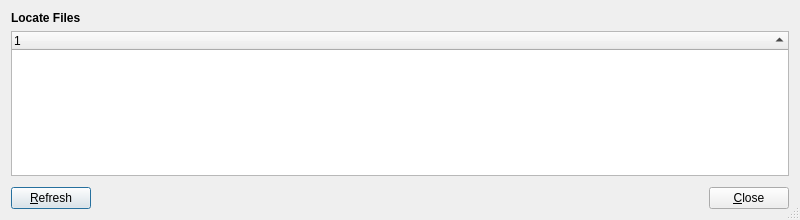
<?xml version="1.0" encoding="UTF-8"?>
<ui version="4.0">
 <class>LocateFilesWindow</class>
 <widget class="QDialog" name="LocateFilesWindow">
  <property name="geometry">
   <rect>
    <x>0</x>
    <y>0</y>
    <width>800</width>
    <height>220</height>
   </rect>
  </property>
  <property name="windowTitle">
   <string>Locate Files</string>
  </property>
  <property name="sizeGripEnabled">
   <bool>true</bool>
  </property>
  <layout class="QVBoxLayout" name="verticalLayout">
   <item>
    <widget class="QLabel" name="heading">
     <property name="font">
      <font>
       <weight>75</weight>
       <bold>true</bold>
      </font>
     </property>
     <property name="text">
      <string>Locate Files</string>
     </property>
    </widget>
   </item>
   <item>
    <widget class="QTreeWidget" name="treeWidget">
     <property name="rootIsDecorated">
      <bool>false</bool>
     </property>
     <property name="sortingEnabled">
      <bool>true</bool>
     </property>
     <attribute name="headerStretchLastSection">
      <bool>true</bool>
     </attribute>
     <column>
      <property name="text">
       <string notr="true">1</string>
      </property>
     </column>
    </widget>
   </item>
   <item>
    <layout class="QHBoxLayout" name="horizontalLayout">
     <property name="topMargin">
      <number>5</number>
     </property>
     <item>
      <widget class="QPushButton" name="refreshButton">
       <property name="text">
        <string>&amp;Refresh</string>
       </property>
      </widget>
     </item>
     <item>
      <spacer name="horizontalSpacer">
       <property name="orientation">
        <enum>Qt::Horizontal</enum>
       </property>
       <property name="sizeHint" stdset="0">
        <size>
         <width>40</width>
         <height>20</height>
        </size>
       </property>
      </spacer>
     </item>
     <item>
      <widget class="QPushButton" name="closeButton">
       <property name="sizePolicy">
        <sizepolicy hsizetype="Preferred" vsizetype="Fixed">
         <horstretch>0</horstretch>
         <verstretch>0</verstretch>
        </sizepolicy>
       </property>
       <property name="text">
        <string>&amp;Close</string>
       </property>
      </widget>
     </item>
    </layout>
   </item>
  </layout>
 </widget>
 <resources/>
 <connections>
  <connection>
   <sender>closeButton</sender>
   <signal>clicked()</signal>
   <receiver>LocateFilesWindow</receiver>
   <slot>reject()</slot>
   <hints>
    <hint type="sourcelabel">
     <x>349</x>
     <y>277</y>
    </hint>
    <hint type="destinationlabel">
     <x>199</x>
     <y>149</y>
    </hint>
   </hints>
  </connection>
 </connections>
</ui>
